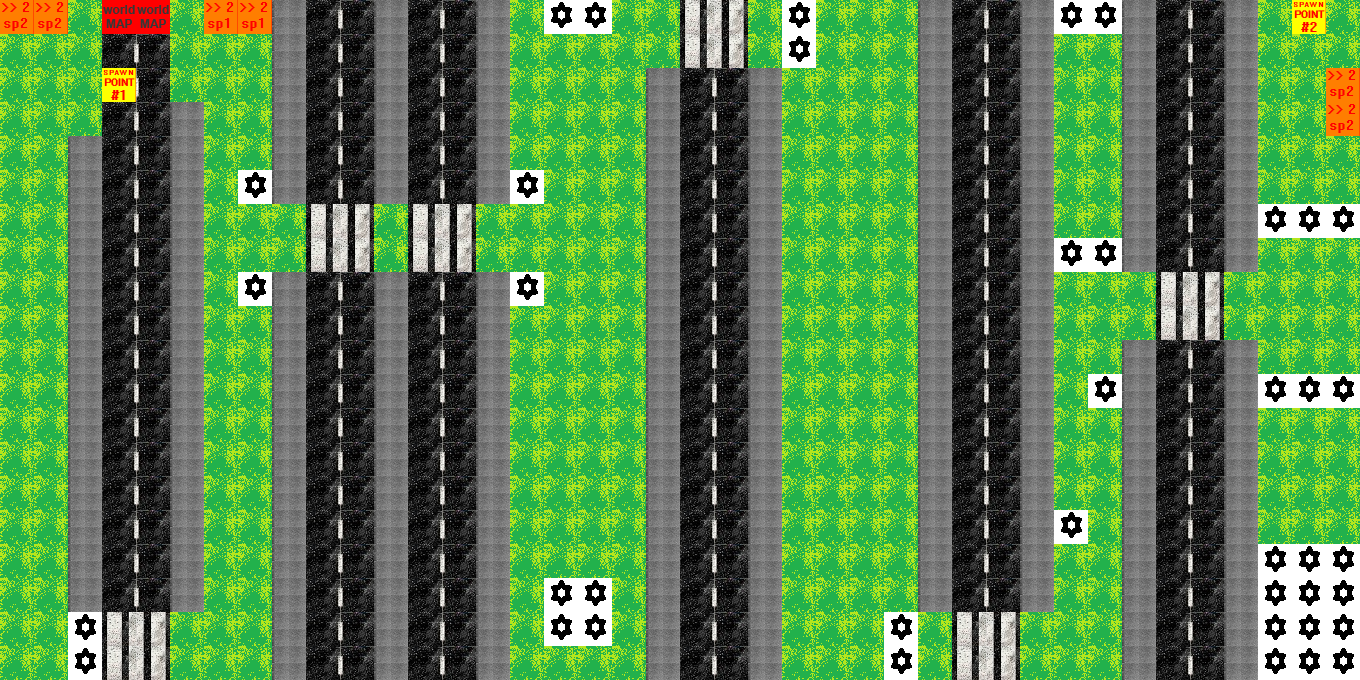

A 2D game scene composited from a Tiled map and its tileset images. What follows is a short description and the map's XML, with each tile layer's data collapsed to a summary:
An orthogonal 40x20 tile map with 34x34 px tiles, 3 tile layers (map, monsters, special_effects).

<map version="1.0" orientation="orthogonal" width="40" height="20" tilewidth="34" tileheight="34">
 <tileset firstgid="1" name="sett" tilewidth="34" tileheight="34">
  <image source="tiles/sett.png" width="340" height="102" />
  <tile id="0">
   <properties>
    <property name="Solid" value="1" />
   </properties>
  </tile>
  <tile id="1">
   <properties>
    <property name="Solid" value="0" />
   </properties>
  </tile>
  <tile id="2">
   <properties>
    <property name="Solid" value="0" />
   </properties>
  </tile>
  <tile id="3">
   <properties>
    <property name="Solid" value="0" />
   </properties>
  </tile>
  <tile id="4">
   <properties>
    <property name="Solid" value="0" />
   </properties>
  </tile>
  <tile id="5">
   <properties>
    <property name="Solid" value="0" />
   </properties>
  </tile>
  <tile id="6">
   <properties>
    <property name="Monster" value="Star" />
    <property name="Solid" value="0" />
   </properties>
  </tile>
  <tile id="7">
   <properties>
    <property name="worldMap" value="1" />
   </properties>
  </tile>
  <tile id="10">
   <properties>
    <property name="startPointID" value="1" />
    <property name="transportTarget" value="1" />
   </properties>
  </tile>
  <tile id="11">
   <properties>
    <property name="startPointID" value="2" />
    <property name="transportTarget" value="1" />
   </properties>
  </tile>
  <tile id="12">
   <properties>
    <property name="startPointID" value="3" />
    <property name="transportTarget" value="1" />
   </properties>
  </tile>
  <tile id="13">
   <properties>
    <property name="startPointID" value="1" />
    <property name="transportTarget" value="2" />
   </properties>
  </tile>
  <tile id="14">
   <properties>
    <property name="startPointID" value="2" />
    <property name="transportTarget" value="2" />
   </properties>
  </tile>
  <tile id="15">
   <properties>
    <property name="startPointID" value="3" />
    <property name="transportTarget" value="2" />
   </properties>
  </tile>
  <tile id="16">
   <properties>
    <property name="startPointID" value="1" />
    <property name="transportTarget" value="3" />
   </properties>
  </tile>
  <tile id="17">
   <properties>
    <property name="startPointID" value="2" />
    <property name="transportTarget" value="3" />
   </properties>
  </tile>
  <tile id="18">
   <properties>
    <property name="startPointID" value="3" />
    <property name="transportTarget" value="3" />
   </properties>
  </tile>
  <tile id="20">
   <properties>
    <property name="spID" value="1" />
   </properties>
  </tile>
  <tile id="21">
   <properties>
    <property name="spID" value="2" />
   </properties>
  </tile>
  <tile id="22">
   <properties>
    <property name="spID" value="3" />
   </properties>
  </tile>
 </tileset>
 <layer name="map" width="40" height="20">
  <data>[800 cells, 800 non-empty, 9 distinct tile ids]</data>
 </layer>
 <layer name="monsters" width="40" height="20">
  <data>[800 cells, 40 non-empty, 1 distinct tile ids]</data>
 </layer>
 <layer name="special_effects" width="40" height="20">
  <data>[800 cells, 2 non-empty, 2 distinct tile ids]</data>
 </layer>
</map>
